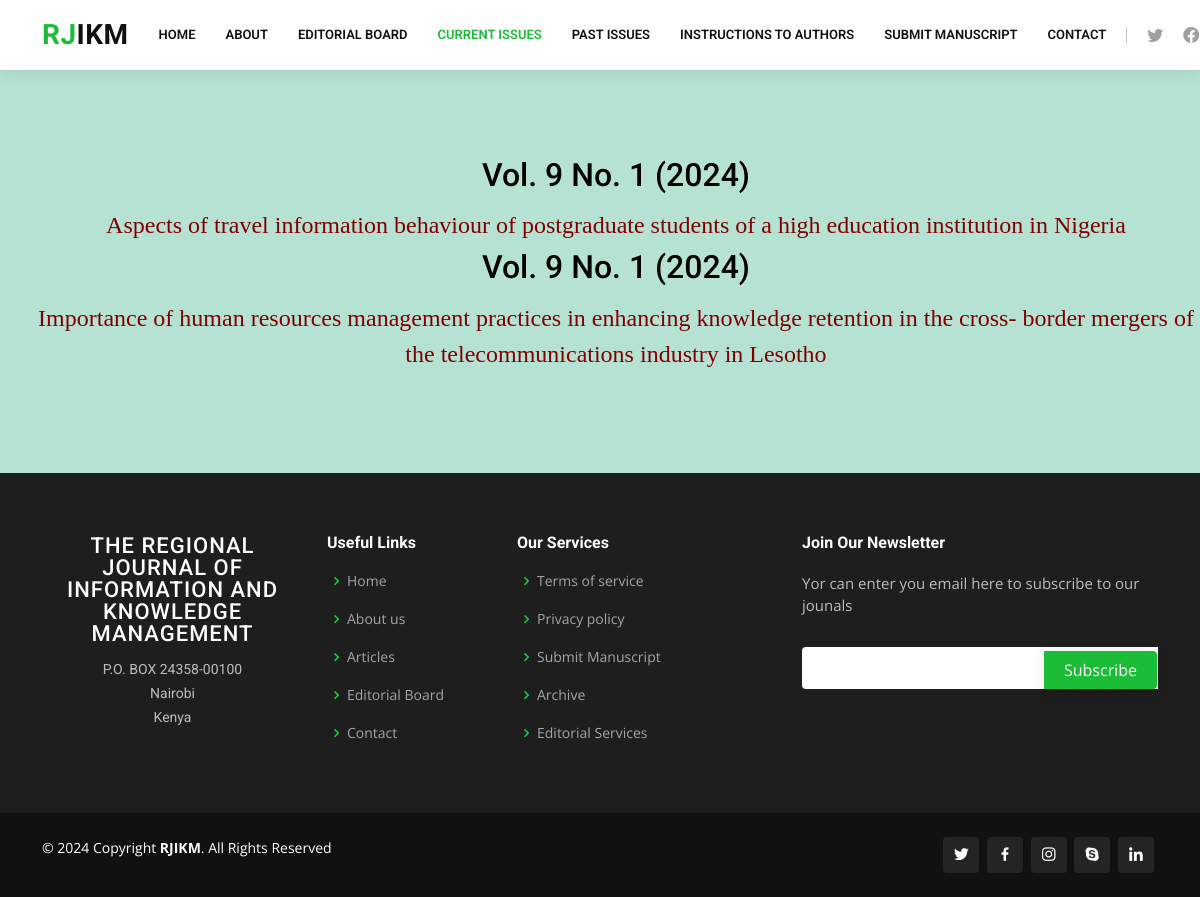
Page /current/ on the committed database.
### rjikm/models.py (models this page shows, shortened)
class Article(models.Model):
    title = models.CharField(max_length=400, default='Untitled')
    volume = models.IntegerField(default=1)
    number = models.IntegerField(default=1)
    year = models.IntegerField(default=2022)
    authors = models.ManyToManyField(Author, related_name='articles')
    abstract_title = models.CharField(max_length=100, default='Abstract')
    abstract = models.TextField(default='No abstract provided')
    keyword_title = models.CharField(max_length=100, default="Keyword")
    keywords = models.CharField(max_length=200, default='None')
    pdf_doc = models.FileField(upload_to='rjikm/uploads/', default='Untitled')
    is_archived = models.BooleanField(default=False)
    def display_authors(self):
        return ', '.join(author.name for author in self.authors.all())
    display_authors.short_description = 'Authors'

### rjikm/views.py (the view)
# urls.py: path('current/', views.current_articles, name='current_articles'),
def current_articles(request):
    articles = Article.objects.filter(is_archived=False).order_by('-year', '-volume', '-number')
    return render(request, 'rjikm/current_articles.html', {'articles': articles})

### rjikm/templates/rjikm/current_articles.html
{% extends "rjikm/layoutarticles.html" %}
{% block body %}
<h1>Current Articles</h1>
<section style="background-color: #B6E2D3; margin:0px 0px 0px 0px; padding: 100px 0px 80px;">
    <div style=" text-align:center; color: black; font-family: Times New Roman, Times, serif; font-size: 24px;">
        <ul style="display: inline-block; text-align: center; list-style: none;">
            {% for article in articles %}
            <h2 style="text-align:center;">Vol. {{article.volume }} No. {{article.number}} ({{article.year}})</h2>
                <li style="padding: 5px;">
                    <a href="{% url 'article_view' article.id %}" style="text-align: left; color: maroon;" target="_blank">
                    {{ article.title }}</a></li>
            {% endfor %}
        </ul>
    </div>
</section>
{% endblock %}

### rjikm/static/rjikm/style.css (style rules this page uses)
body { font-family: "Open Sans", sans-serif; color: #4d4643; }
a { color: #1bbd36; text-decoration: none; }
h1, h2, h3, h4, h5, h6 { font-family: "Roboto", sans-serif; }
section { padding: 60px 0; overflow: hidden; }

### rows in the picture
Article: volume "9", number "1", year "2024", title "Aspects of travel information behaviour of postgraduate students of a high education institution in Nigeria"
Article: volume "9", number "1", year "2024", title "Importance of human resources management practices in enhancing knowledge retention in the cross- border mergers of the telecommunications industry in Lesotho"
